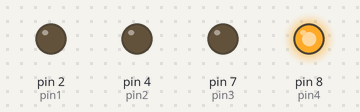
Bench run of a sketch on a simulated Arduino Uno, built with avr-gcc and run on an emulated ATmega328P. Parts: output pins drawn as LEDs (lit = HIGH).

Above: at 0.6 s.
At 2.2 s:
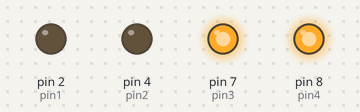
At 3.8 s:
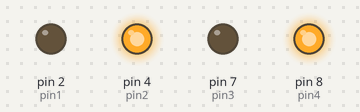
At 7.8 s:
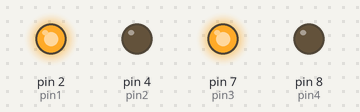
At 11.8 s:
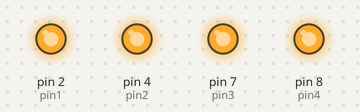
At 15.2 s:
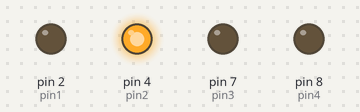
Timing chart, 0 to 15.9 s (numbered marks = the images above):
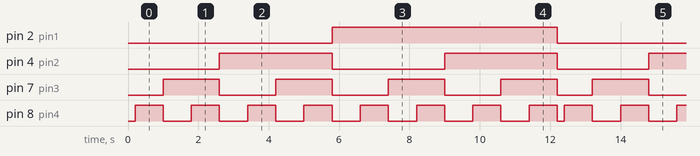

Measured:
- by itself, pin 2 (pin1): alternates HIGH for 6.4 s and LOW for 5.8 s
- by itself, pin 4 (pin2): repeats every 12.2 s: LOW 3.2 s, HIGH 3.2 s, LOW 2.6 s, HIGH 3.2 s
- by itself, pin 7 (pin3): repeats every 12.2 s: 3 × (LOW 1.6 s, HIGH 1.6 s), LOW 1.0 s, HIGH 1.6 s
- by itself, pin 8 (pin4): repeats every 12.2 s: 7 × (LOW 0.80 s, HIGH 0.80 s), LOW 0.20 s, HIGH 0.80 s

The sketch:

binary_counter.ino
```cpp
int pin1 = 2;
int pin2 = 4;
int pin3 = 7;
int pin4 = 8;
int shortDelay = 200;
int longDelay = 800;

void setup() {
  pinMode(pin1, OUTPUT);
  pinMode(pin2, OUTPUT);
  pinMode(pin3, OUTPUT);
  pinMode(pin4, OUTPUT);
}

void loop() {
  digitalWrite(pin1, LOW);
  digitalWrite(pin2, LOW);
  digitalWrite(pin3, LOW);
  digitalWrite(pin4, LOW);
  delay(shortDelay);


  digitalWrite(pin1, LOW);
  digitalWrite(pin2, LOW);
  digitalWrite(pin3, LOW);
  digitalWrite(pin4, HIGH);
  delay(longDelay);


  digitalWrite(pin1, LOW);
  digitalWrite(pin2, LOW);
  digitalWrite(pin3, HIGH);
  digitalWrite(pin4, LOW);
  delay(longDelay);


  digitalWrite(pin1, LOW);
  digitalWrite(pin2, LOW);
  digitalWrite(pin3, HIGH);
  digitalWrite(pin4, HIGH);
  delay(longDelay);


  digitalWrite(pin1, LOW);
  digitalWrite(pin2, HIGH);
  digitalWrite(pin3, LOW);
  digitalWrite(pin4, LOW);
  delay(longDelay);


  digitalWrite(pin1, LOW);
  digitalWrite(pin2, HIGH);
  digitalWrite(pin3, LOW);
  digitalWrite(pin4, HIGH);
  delay(longDelay);


  digitalWrite(pin1, LOW);
  digitalWrite(pin2, HIGH);
  digitalWrite(pin3, HIGH);
  digitalWrite(pin4, LOW);
  delay(longDelay);


  digitalWrite(pin1, LOW);
  digitalWrite(pin2, HIGH);
  digitalWrite(pin3, HIGH);
  digitalWrite(pin4, HIGH);
  delay(longDelay);


  digitalWrite(pin1, HIGH);
  digitalWrite(pin2, LOW);
  digitalWrite(pin3, LOW);
  digitalWrite(pin4, LOW);
  delay(longDelay);


  digitalWrite(pin1, HIGH);
  digitalWrite(pin2, LOW);
  digitalWrite(pin3, LOW);
  digitalWrite(pin4, HIGH);
  delay(longDelay);


  digitalWrite(pin1, HIGH);
  digitalWrite(pin2, LOW);
  digitalWrite(pin3, HIGH);
  digitalWrite(pin4, LOW);
  delay(longDelay);


  digitalWrite(pin1, HIGH);
  digitalWrite(pin2, LOW);
  digitalWrite(pin3, HIGH);
  digitalWrite(pin4, HIGH);
  delay(longDelay);


  digitalWrite(pin1, HIGH);
  digitalWrite(pin2, HIGH);
  digitalWrite(pin3, LOW);
  digitalWrite(pin4, LOW);
  delay(longDelay);


  digitalWrite(pin1, HIGH);
  digitalWrite(pin2, HIGH);
  digitalWrite(pin3, LOW);
  digitalWrite(pin4, HIGH);
  delay(longDelay);


  digitalWrite(pin1, HIGH);
  digitalWrite(pin2, HIGH);
  digitalWrite(pin3, HIGH);
  digitalWrite(pin4, LOW);
  delay(longDelay);


  digitalWrite(pin1, HIGH);
  digitalWrite(pin2, HIGH);
  digitalWrite(pin3, HIGH);
  digitalWrite(pin4, HIGH);
  delay(longDelay);
}
```
